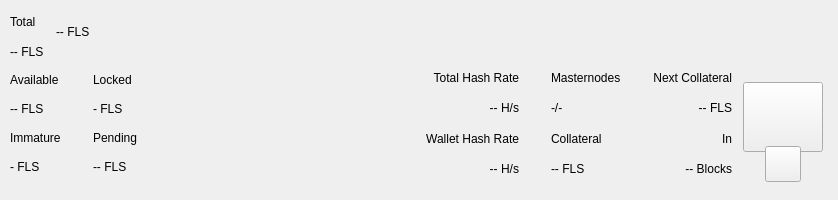
<?xml version="1.0" encoding="UTF-8"?>
<ui version="4.0">
 <class>TopBar</class>
 <widget class="QWidget" name="TopBar">
  <property name="geometry">
   <rect>
    <x>0</x>
    <y>0</y>
    <width>838</width>
    <height>200</height>
   </rect>
  </property>
  <property name="minimumSize">
   <size>
    <width>0</width>
    <height>200</height>
   </size>
  </property>
  <property name="maximumSize">
   <size>
    <width>16777215</width>
    <height>200</height>
   </size>
  </property>
  <property name="windowTitle">
   <string>Form</string>
  </property>
  <layout class="QVBoxLayout" name="verticalLayout_10" stretch="0">
   <property name="spacing">
    <number>0</number>
   </property>
   <property name="leftMargin">
    <number>0</number>
   </property>
   <property name="topMargin">
    <number>0</number>
   </property>
   <property name="rightMargin">
    <number>0</number>
   </property>
   <property name="bottomMargin">
    <number>0</number>
   </property>
   <item>
    <widget class="PFBorderImage" name="containerTop">
     <layout class="QVBoxLayout" name="verticalLayout_11">
      <property name="spacing">
       <number>0</number>
      </property>
      <property name="leftMargin">
       <number>0</number>
      </property>
      <property name="topMargin">
       <number>0</number>
      </property>
      <property name="rightMargin">
       <number>0</number>
      </property>
      <property name="bottomMargin">
       <number>0</number>
      </property>
      <item>
       <widget class="QWidget" name="top_container_2" native="true">
        <property name="minimumSize">
         <size>
          <width>0</width>
          <height>65</height>
         </size>
        </property>
        <layout class="QHBoxLayout" name="top_container">
         <property name="spacing">
          <number>0</number>
         </property>
         <property name="leftMargin">
          <number>10</number>
         </property>
         <property name="topMargin">
          <number>0</number>
         </property>
         <property name="rightMargin">
          <number>10</number>
         </property>
         <property name="bottomMargin">
          <number>0</number>
         </property>
         <item>
          <layout class="QHBoxLayout" name="horizontalLayout_4">
           <property name="spacing">
            <number>12</number>
           </property>
           <property name="rightMargin">
            <number>0</number>
           </property>
           <item>
            <widget class="QWidget" name="widgetAmount" native="true">
             <layout class="QVBoxLayout" name="verticalLayout_2">
              <property name="spacing">
               <number>2</number>
              </property>
              <property name="leftMargin">
               <number>0</number>
              </property>
              <property name="topMargin">
               <number>8</number>
              </property>
              <property name="rightMargin">
               <number>0</number>
              </property>
              <property name="bottomMargin">
               <number>0</number>
              </property>
              <item>
               <widget class="QLabel" name="labelTitle1">
                <property name="text">
                 <string>Total</string>
                </property>
               </widget>
              </item>
              <item>
               <widget class="PrivateQLabel" name="labelAmountPiv">
                <property name="text">
                 <string notr="true">-- FLS</string>
                </property>
               </widget>
              </item>
             </layout>
            </widget>
           </item>
           <item alignment="Qt::AlignVCenter">
            <widget class="QWidget" name="widgetTopAmount" native="true">
             <property name="sizePolicy">
              <sizepolicy hsizetype="Preferred" vsizetype="Maximum">
               <horstretch>0</horstretch>
               <verstretch>0</verstretch>
              </sizepolicy>
             </property>
             <layout class="QHBoxLayout" name="horizontalLayout_5">
              <property name="spacing">
               <number>0</number>
              </property>
              <property name="leftMargin">
               <number>0</number>
              </property>
              <property name="topMargin">
               <number>0</number>
              </property>
              <property name="rightMargin">
               <number>0</number>
              </property>
              <property name="bottomMargin">
               <number>0</number>
              </property>
              <item alignment="Qt::AlignTop">
               <widget class="PrivateQLabel" name="labelAmountTopPiv">
                <property name="minimumSize">
                 <size>
                  <width>0</width>
                  <height>36</height>
                 </size>
                </property>
                <property name="styleSheet">
                 <string notr="true">padding:0px;margin:0px;</string>
                </property>
                <property name="text">
                 <string notr="true">-- FLS</string>
                </property>
               </widget>
              </item>
             </layout>
            </widget>
           </item>
           <item>
            <spacer name="horizontalSpacer">
             <property name="orientation">
              <enum>Qt::Horizontal</enum>
             </property>
             <property name="sizeHint" stdset="0">
              <size>
               <width>40</width>
               <height>20</height>
              </size>
             </property>
            </spacer>
           </item>
           <item alignment="Qt::AlignRight">
            <widget class="QWidget" name="layoutSync" native="true">
             <property name="minimumSize">
              <size>
               <width>0</width>
               <height>36</height>
              </size>
             </property>
             <property name="maximumSize">
              <size>
               <width>16777215</width>
               <height>36</height>
              </size>
             </property>
             <layout class="QVBoxLayout" name="verticalLayout_9">
              <property name="leftMargin">
               <number>0</number>
              </property>
              <property name="topMargin">
               <number>0</number>
              </property>
              <property name="rightMargin">
               <number>0</number>
              </property>
              <property name="bottomMargin">
               <number>0</number>
              </property>
              <item>
               <widget class="ExpandableButton" name="pushButtonSync" native="true">
                <property name="minimumSize">
                 <size>
                  <width>36</width>
                  <height>36</height>
                 </size>
                </property>
                <property name="maximumSize">
                 <size>
                  <width>16777215</width>
                  <height>36</height>
                 </size>
                </property>
               </widget>
              </item>
             </layout>
            </widget>
           </item>
           <item>
            <widget class="ExpandableButton" name="pushButtonHDUpgrade" native="true">
             <property name="minimumSize">
              <size>
               <width>36</width>
               <height>36</height>
              </size>
             </property>
             <property name="maximumSize">
              <size>
               <width>16777215</width>
               <height>36</height>
              </size>
             </property>
            </widget>
           </item>
           <item>
            <widget class="ExpandableButton" name="pushButtonStack" native="true">
             <property name="minimumSize">
              <size>
               <width>36</width>
               <height>36</height>
              </size>
             </property>
             <property name="maximumSize">
              <size>
               <width>16777215</width>
               <height>36</height>
              </size>
             </property>
            </widget>
           </item>
           <item>
            <widget class="ExpandableButton" name="pushButtonConf" native="true">
             <property name="minimumSize">
              <size>
               <width>36</width>
               <height>36</height>
              </size>
             </property>
             <property name="maximumSize">
              <size>
               <width>16777215</width>
               <height>36</height>
              </size>
             </property>
            </widget>
           </item>
           <item>
            <widget class="ExpandableButton" name="pushButtonMasternodes" native="true">
             <property name="minimumSize">
              <size>
               <width>36</width>
               <height>36</height>
              </size>
             </property>
             <property name="maximumSize">
              <size>
               <width>16777215</width>
               <height>36</height>
              </size>
             </property>
            </widget>
           </item>
           <item>
            <widget class="ExpandableButton" name="pushButtonConsole" native="true">
             <property name="minimumSize">
              <size>
               <width>36</width>
               <height>36</height>
              </size>
             </property>
             <property name="maximumSize">
              <size>
               <width>16777215</width>
               <height>36</height>
              </size>
             </property>
            </widget>
           </item>
           <item>
            <widget class="ExpandableButton" name="pushButtonConnection" native="true">
             <property name="minimumSize">
              <size>
               <width>36</width>
               <height>36</height>
              </size>
             </property>
             <property name="maximumSize">
              <size>
               <width>16777215</width>
               <height>36</height>
              </size>
             </property>
            </widget>
           </item>
           <item>
            <widget class="ExpandableButton" name="pushButtonTor" native="true">
             <property name="minimumSize">
              <size>
               <width>36</width>
               <height>36</height>
              </size>
             </property>
             <property name="maximumSize">
              <size>
               <width>16777215</width>
               <height>36</height>
              </size>
             </property>
            </widget>
           </item>
           <item>
            <widget class="ExpandableButton" name="pushButtonLock" native="true">
             <property name="sizePolicy">
              <sizepolicy hsizetype="Expanding" vsizetype="Expanding">
               <horstretch>0</horstretch>
               <verstretch>0</verstretch>
              </sizepolicy>
             </property>
             <property name="minimumSize">
              <size>
               <width>36</width>
               <height>0</height>
              </size>
             </property>
             <property name="maximumSize">
              <size>
               <width>16777215</width>
               <height>36</height>
              </size>
             </property>
            </widget>
           </item>
           <item>
            <widget class="ExpandableButton" name="pushButtonTheme" native="true">
             <property name="minimumSize">
              <size>
               <width>36</width>
               <height>36</height>
              </size>
             </property>
             <property name="maximumSize">
              <size>
               <width>16777215</width>
               <height>36</height>
              </size>
             </property>
            </widget>
           </item>
           <item>
            <widget class="ExpandableButton" name="pushButtonFAQ" native="true">
             <property name="minimumSize">
              <size>
               <width>36</width>
               <height>36</height>
              </size>
             </property>
             <property name="maximumSize">
              <size>
               <width>16777215</width>
               <height>36</height>
              </size>
             </property>
            </widget>
           </item>
           <item>
            <widget class="ExpandableButton" name="pushButtonPrivacy" native="true">
             <property name="minimumSize">
              <size>
               <width>36</width>
               <height>36</height>
              </size>
             </property>
             <property name="maximumSize">
              <size>
               <width>16777215</width>
               <height>36</height>
              </size>
             </property>
            </widget>
           </item>
          </layout>
         </item>
        </layout>
       </widget>
      </item>
      <item>
       <widget class="QWidget" name="bottom_container" native="true">
        <property name="minimumSize">
         <size>
          <width>0</width>
          <height>135</height>
         </size>
        </property>
        <layout class="QHBoxLayout" name="botton_container">
         <property name="leftMargin">
          <number>10</number>
         </property>
         <property name="topMargin">
          <number>0</number>
         </property>
         <property name="rightMargin">
          <number>10</number>
         </property>
         <property name="bottomMargin">
          <number>10</number>
         </property>
         <item>
          <layout class="QHBoxLayout" name="horizontalLayout_3">
           <property name="spacing">
            <number>0</number>
           </property>
           <property name="bottomMargin">
            <number>9</number>
           </property>
           <item>
            <layout class="QVBoxLayout" name="verticalLayout_7">
             <property name="spacing">
              <number>0</number>
             </property>
             <property name="leftMargin">
              <number>0</number>
             </property>
             <property name="rightMargin">
              <number>0</number>
             </property>
             <item>
              <layout class="QHBoxLayout" name="horizontalLayout_2">
               <property name="spacing">
                <number>0</number>
               </property>
               <item>
                <layout class="QVBoxLayout" name="verticalLayout_6">
                 <item>
                  <widget class="QLabel" name="labelTitle5">
                   <property name="text">
                    <string>Available</string>
                   </property>
                  </widget>
                 </item>
                 <item>
                  <widget class="PrivateQLabel" name="labelAvailablePiv">
                   <property name="text">
                    <string>-- FLS</string>
                   </property>
                  </widget>
                 </item>
                 <item>
                  <widget class="QLabel" name="labelTitle4">
                   <property name="text">
                    <string>Immature</string>
                   </property>
                  </widget>
                 </item>
                 <item>
                  <widget class="PrivateQLabel" name="labelImmaturePiv">
                   <property name="text">
                    <string notr="true">- FLS</string>
                   </property>
                  </widget>
                 </item>
                </layout>
               </item>
               <item>
                <layout class="QVBoxLayout" name="verticalLayout_8">
                 <property name="leftMargin">
                  <number>32</number>
                 </property>
                 <item>
                  <widget class="QLabel" name="labelTitle6">
                   <property name="text">
                    <string>Locked</string>
                   </property>
                  </widget>
                 </item>
                 <item>
                  <widget class="PrivateQLabel" name="labelLockedPiv">
                   <property name="text">
                    <string>- FLS</string>
                   </property>
                  </widget>
                 </item>
                 <item>
                  <widget class="QLabel" name="labelTitle3">
                   <property name="text">
                    <string>Pending</string>
                   </property>
                  </widget>
                 </item>
                 <item>
                  <widget class="PrivateQLabel" name="labelPendingPiv">
                   <property name="text">
                    <string notr="true">-- FLS</string>
                   </property>
                  </widget>
                 </item>
                </layout>
               </item>
              </layout>
             </item>
            </layout>
           </item>
          </layout>
         </item>
         <item>
          <spacer name="horizontalSpacer_2">
           <property name="orientation">
            <enum>Qt::Horizontal</enum>
           </property>
           <property name="sizeHint" stdset="0">
            <size>
             <width>40</width>
             <height>20</height>
            </size>
           </property>
          </spacer>
         </item>
         <item>
          <layout class="QHBoxLayout" name="horizontalLayout_6">
           <property name="spacing">
            <number>0</number>
           </property>
           <property name="rightMargin">
            <number>0</number>
           </property>
           <property name="bottomMargin">
            <number>9</number>
           </property>
           <item>
            <widget class="QWidget" name="widgetStaking" native="true">
             <layout class="QVBoxLayout" name="verticalLayout_12">
              <property name="leftMargin">
               <number>32</number>
              </property>
              <property name="topMargin">
               <number>0</number>
              </property>
              <property name="rightMargin">
               <number>0</number>
              </property>
              <property name="bottomMargin">
               <number>0</number>
              </property>
              <item>
               <widget class="QLabel" name="labelNetworkHashRateTitle">
                <property name="text">
                 <string>Total Hash Rate</string>
                </property>
                <property name="textFormat">
                 <enum>Qt::AutoText</enum>
                </property>
                <property name="alignment">
                 <set>Qt::AlignRight|Qt::AlignTrailing|Qt::AlignVCenter</set>
                </property>
               </widget>
              </item>
              <item>
               <widget class="QLabel" name="labelNetworkHashRateValue">
                <property name="layoutDirection">
                 <enum>Qt::LeftToRight</enum>
                </property>
                <property name="text">
                 <string>-- H/s</string>
                </property>
                <property name="textFormat">
                 <enum>Qt::AutoText</enum>
                </property>
                <property name="alignment">
                 <set>Qt::AlignRight|Qt::AlignTrailing|Qt::AlignVCenter</set>
                </property>
               </widget>
              </item>
              <item>
               <widget class="QLabel" name="labelWalletHashRateTitle">
                <property name="text">
                 <string>Wallet Hash Rate</string>
                </property>
                <property name="textFormat">
                 <enum>Qt::AutoText</enum>
                </property>
                <property name="alignment">
                 <set>Qt::AlignRight|Qt::AlignTrailing|Qt::AlignVCenter</set>
                </property>
               </widget>
              </item>
              <item>
               <widget class="PrivateQLabel" name="labelWalletHashRateValue">
                <property name="text">
                 <string notr="true">-- H/s</string>
                </property>
                <property name="textFormat">
                 <enum>Qt::AutoText</enum>
                </property>
                <property name="alignment">
                 <set>Qt::AlignRight|Qt::AlignTrailing|Qt::AlignVCenter</set>
                </property>
               </widget>
              </item>
             </layout>
            </widget>
           </item>
           <item>
            <widget class="QWidget" name="widgetMasternodes" native="true">
             <layout class="QVBoxLayout">
              <property name="leftMargin">
               <number>32</number>
              </property>
              <property name="topMargin">
               <number>0</number>
              </property>
              <property name="rightMargin">
               <number>0</number>
              </property>
              <property name="bottomMargin">
               <number>0</number>
              </property>
              <item>
               <widget class="QLabel" name="labelMasternodesTitle">
                <property name="text">
                 <string>Masternodes</string>
                </property>
               </widget>
              </item>
              <item>
               <widget class="PrivateQLabel" name="labelMasternodeCount">
                <property name="text">
                 <string>-/-</string>
                </property>
               </widget>
              </item>
              <item>
               <widget class="QLabel" name="labelCollateralTitle">
                <property name="text">
                 <string>Collateral</string>
                </property>
               </widget>
              </item>
              <item>
               <widget class="QLabel" name="labelCollateralValue">
                <property name="text">
                 <string notr="true">-- FLS</string>
                </property>
               </widget>
              </item>
             </layout>
            </widget>
           </item>
           <item>
            <widget class="QWidget" name="widgetNextCollateral" native="true">
             <layout class="QVBoxLayout" name="verticalLayout_13">
              <property name="leftMargin">
               <number>32</number>
              </property>
              <property name="topMargin">
               <number>0</number>
              </property>
              <property name="rightMargin">
               <number>0</number>
              </property>
              <property name="bottomMargin">
               <number>0</number>
              </property>
              <item>
               <widget class="QLabel" name="labelNextMasternodesTitle">
                <property name="text">
                 <string>Next Collateral</string>
                </property>
                <property name="textFormat">
                 <enum>Qt::AutoText</enum>
                </property>
                <property name="alignment">
                 <set>Qt::AlignRight|Qt::AlignTrailing|Qt::AlignVCenter</set>
                </property>
               </widget>
              </item>
              <item>
               <widget class="QLabel" name="labelNextCollateralValue">
                <property name="text">
                 <string>-- FLS</string>
                </property>
                <property name="textFormat">
                 <enum>Qt::AutoText</enum>
                </property>
                <property name="alignment">
                 <set>Qt::AlignRight|Qt::AlignTrailing|Qt::AlignVCenter</set>
                </property>
               </widget>
              </item>
              <item>
               <widget class="QLabel" name="labelRemainingBlocks">
                <property name="text">
                 <string>In</string>
                </property>
                <property name="textFormat">
                 <enum>Qt::AutoText</enum>
                </property>
                <property name="alignment">
                 <set>Qt::AlignRight|Qt::AlignTrailing|Qt::AlignVCenter</set>
                </property>
               </widget>
              </item>
              <item>
               <widget class="QLabel" name="labelNextCollateralBlocks">
                <property name="text">
                 <string notr="true">-- Blocks</string>
                </property>
                <property name="textFormat">
                 <enum>Qt::AutoText</enum>
                </property>
                <property name="alignment">
                 <set>Qt::AlignRight|Qt::AlignTrailing|Qt::AlignVCenter</set>
                </property>
               </widget>
              </item>
             </layout>
            </widget>
           </item>
          </layout>
         </item>
         <item>
          <widget class="QWidget" name="qrContainer" native="true">
           <property name="sizePolicy">
            <sizepolicy hsizetype="Preferred" vsizetype="Minimum">
             <horstretch>0</horstretch>
             <verstretch>0</verstretch>
            </sizepolicy>
           </property>
           <property name="minimumSize">
            <size>
             <width>90</width>
             <height>110</height>
            </size>
           </property>
           <property name="maximumSize">
            <size>
             <width>90</width>
             <height>110</height>
            </size>
           </property>
           <layout class="QVBoxLayout" name="containerQR">
            <property name="spacing">
             <number>0</number>
            </property>
            <property name="leftMargin">
             <number>5</number>
            </property>
            <property name="topMargin">
             <number>10</number>
            </property>
            <property name="rightMargin">
             <number>5</number>
            </property>
            <property name="bottomMargin">
             <number>0</number>
            </property>
            <item>
             <widget class="QPushButton" name="btnQr">
              <property name="minimumSize">
               <size>
                <width>70</width>
                <height>70</height>
               </size>
              </property>
              <property name="maximumSize">
               <size>
                <width>16777215</width>
                <height>70</height>
               </size>
              </property>
              <property name="focusPolicy">
               <enum>Qt::NoFocus</enum>
              </property>
              <property name="text">
               <string/>
              </property>
              <property name="iconSize">
               <size>
                <width>70</width>
                <height>70</height>
               </size>
              </property>
             </widget>
            </item>
            <item>
             <spacer name="verticalSpacer">
              <property name="orientation">
               <enum>Qt::Vertical</enum>
              </property>
              <property name="sizeType">
               <enum>QSizePolicy::Fixed</enum>
              </property>
              <property name="sizeHint" stdset="0">
               <size>
                <width>20</width>
                <height>20</height>
               </size>
              </property>
             </spacer>
            </item>
            <item alignment="Qt::AlignHCenter|Qt::AlignBottom">
             <widget class="QPushButton" name="pushButtonQR">
              <property name="minimumSize">
               <size>
                <width>36</width>
                <height>36</height>
               </size>
              </property>
              <property name="maximumSize">
               <size>
                <width>36</width>
                <height>36</height>
               </size>
              </property>
              <property name="focusPolicy">
               <enum>Qt::NoFocus</enum>
              </property>
              <property name="text">
               <string/>
              </property>
             </widget>
            </item>
           </layout>
          </widget>
         </item>
        </layout>
       </widget>
      </item>
     </layout>
    </widget>
   </item>
  </layout>
 </widget>
 <customwidgets>
  <customwidget>
   <class>ExpandableButton</class>
   <extends>QWidget</extends>
   <header>qt/pivx/expandablebutton.h</header>
   <container>1</container>
  </customwidget>
  <customwidget>
   <class>PFBorderImage</class>
   <extends>QFrame</extends>
   <header>qt/pivx/pfborderimage.h</header>
   <container>1</container>
  </customwidget>
  <customwidget>
   <class>PrivateQLabel</class>
   <extends>QLabel</extends>
   <header>qt/pivx/privatelabel.h</header>
   <container>0</container>
  </customwidget>
 </customwidgets>
 <resources/>
 <connections/>
</ui>
